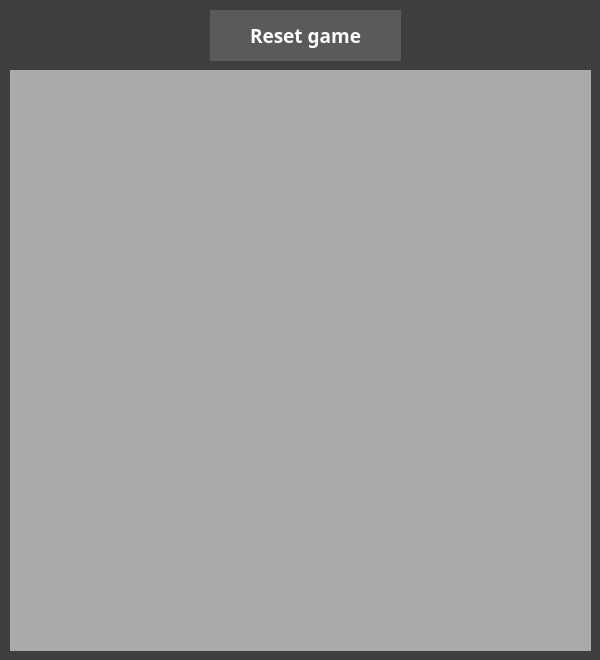
<?xml version="1.0" encoding="UTF-8"?>
<ui version="4.0">
 <class>MinesweeperClass</class>
 <widget class="QMainWindow" name="MinesweeperClass">
  <property name="geometry">
   <rect>
    <x>0</x>
    <y>0</y>
    <width>600</width>
    <height>660</height>
   </rect>
  </property>
  <property name="windowTitle">
   <string>Minesweeper</string>
  </property>
  <property name="styleSheet">
   <string notr="true">background-color: rgb(63, 63, 63);</string>
  </property>
  <widget class="QWidget" name="centralWidget">
   <widget class="QFrame" name="TileFrame">
    <property name="geometry">
     <rect>
      <x>10</x>
      <y>70</y>
      <width>581</width>
      <height>581</height>
     </rect>
    </property>
    <property name="styleSheet">
     <string notr="true">background-color: rgb(170, 170, 170);
</string>
    </property>
    <property name="frameShape">
     <enum>QFrame::StyledPanel</enum>
    </property>
    <property name="frameShadow">
     <enum>QFrame::Raised</enum>
    </property>
    <widget class="QWidget" name="gridLayoutWidget">
     <property name="geometry">
      <rect>
       <x>0</x>
       <y>0</y>
       <width>581</width>
       <height>581</height>
      </rect>
     </property>
     <layout class="QGridLayout" name="mainGrid">
      <property name="leftMargin">
       <number>0</number>
      </property>
      <property name="topMargin">
       <number>0</number>
      </property>
      <property name="rightMargin">
       <number>0</number>
      </property>
      <property name="bottomMargin">
       <number>0</number>
      </property>
      <property name="spacing">
       <number>0</number>
      </property>
     </layout>
    </widget>
   </widget>
   <widget class="QPushButton" name="ResetButton">
    <property name="geometry">
     <rect>
      <x>210</x>
      <y>10</y>
      <width>191</width>
      <height>51</height>
     </rect>
    </property>
    <property name="font">
     <font>
      <family>Segoe UI Semibold</family>
      <pointsize>14</pointsize>
      <bold>true</bold>
     </font>
    </property>
    <property name="styleSheet">
     <string notr="true">color: rgb(255, 255, 255);
background-color: rgb(90, 90,90);
border: 0px;</string>
    </property>
    <property name="text">
     <string>Reset game</string>
    </property>
   </widget>
  </widget>
 </widget>
 <layoutdefault spacing="6" margin="11"/>
 <resources>
  <include location="Minesweeper.qrc"/>
 </resources>
 <connections/>
</ui>
